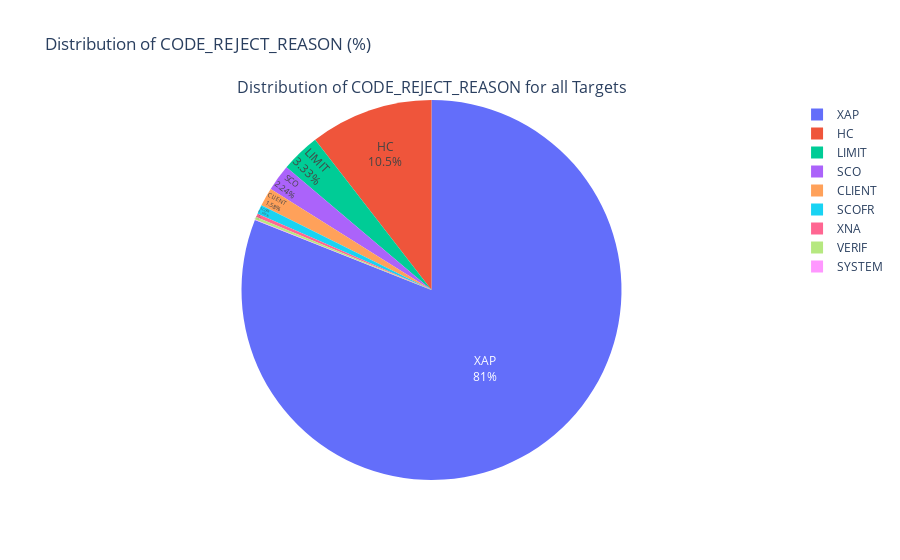

Write notebook code for a chart like this one.
### Code cell
plot_categorical_variables_pie(prev_application_df, "CODE_REJECT_REASON", plot_defaulter=False)

### Figure 1 — Plotly figure (JSON) as saved in the notebook; plotly's stock layout.template omitted (floating-point values rounded to 4 significant figures)
{"data": [{"domain": {"x": [0, 1], "y": [0, 1]}, "hole": 0, "labels": ["XAP", "HC", "LIMIT", "SCO", "CLIENT", "SCOFR", "XNA", "VERIF", "SYSTEM"], "textinfo": "label+percent", "textposition": "inside", "type": "pie", "values": [1353093, 175231, 55680, 37467, 26436, 12811, 5244, 3535, 717]}], "layout": {"annotations": [{"font": {"size": 16}, "showarrow": false, "text": "Distribution of CODE_REJECT_REASON for all Targets", "x": 0.5, "xanchor": "center", "xref": "paper", "y": 1, "yanchor": "bottom", "yref": "paper"}], "autosize": true, "title": {"text": "Distribution of CODE_REJECT_REASON (%)"}}}
